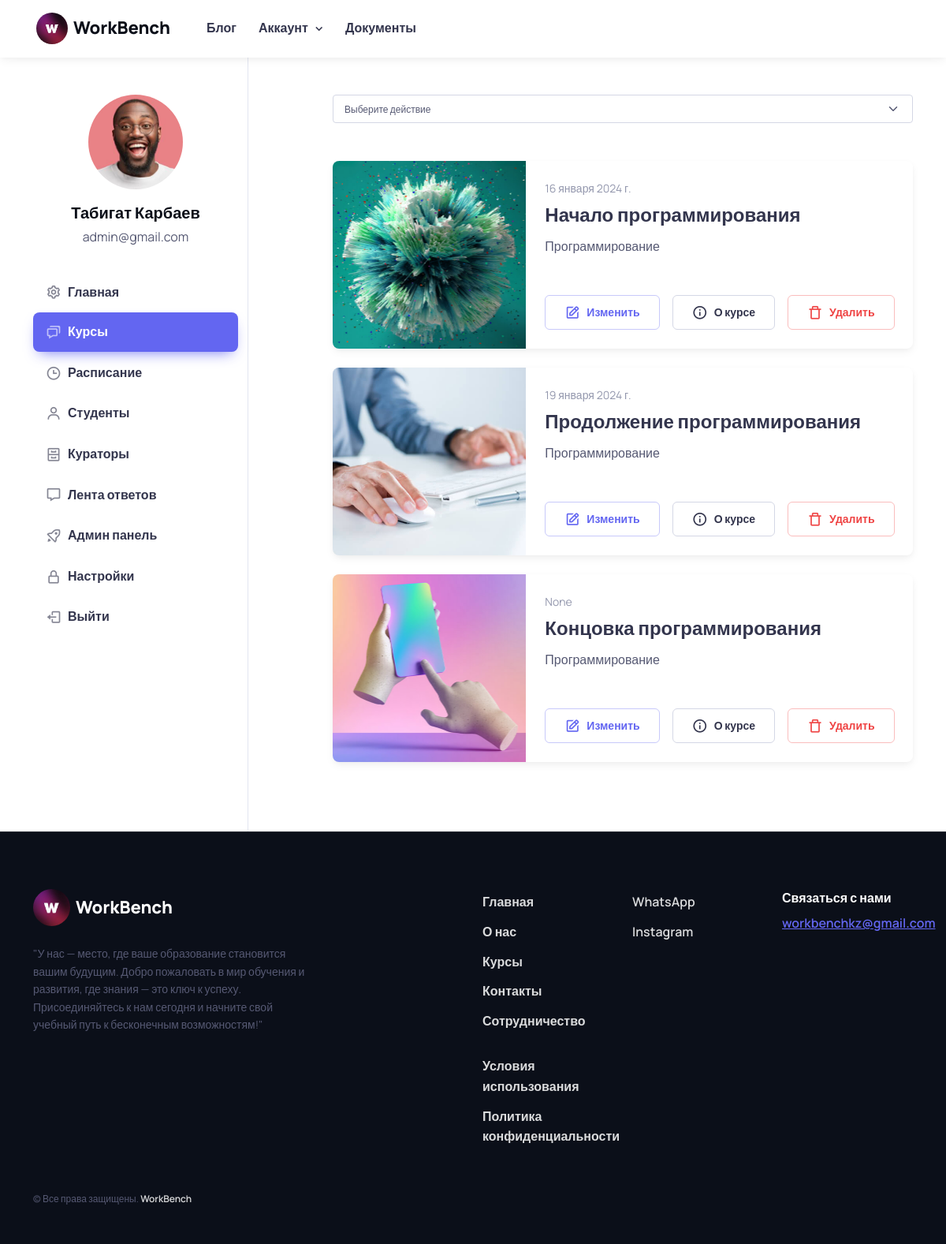
The page /users/student/courses/ (signed in) on the database its author committed.
### users/models.py (models this page shows, shortened)
class User(AbstractUser):
    ROLE_CHOICES = (
        ('student', 'Студент'),
        ('curator', 'Куратор'),
        ('admin', 'Администратор'),
    )
    COUNTRY_CHOICES = (
        ('kz', 'Казахстан'),
        ('ru', 'Россия'),
        ('ukr', 'Украина'),
        ('kg', 'Кыргызстан'),
        ('uz', 'Узбекистан'),
    )
    CITY_CHOICES = (
        ('tse', 'Астана'),
        ('ala', 'Алматы'),
        ('msq', 'Москва'),
        ('kiev', 'Киев'),
        ('bishkek', 'Бишкек'),
        ('tashkent', 'Ташкент'),
    )
    image = models.ImageField(upload_to='users_images', null=True, blank=True)
    role = models.CharField(max_length=10, choices=ROLE_CHOICES, default='student')
    phone = models.CharField(max_length=25, blank=True)
    bio = models.TextField(blank=True, null=True, default='Всем привет! Я ученик компании WorkBench!')
    country = models.CharField(choices=COUNTRY_CHOICES, max_length=15, default='kz')
    city = models.CharField(choices=CITY_CHOICES, max_length=20, default='tse')
    address = models.CharField(blank=True, null=True, default='', max_length=255)
    stream = models.ForeignKey('Stream', on_delete=models.SET_NULL, null=True, blank=True)

### courses/models.py (models this page shows, shortened)
class Course(models.Model):
    title = models.CharField(max_length=255)  # Название курса
    description = models.TextField()  # Описание курса
    duration = models.PositiveIntegerField()  # Продолжительность курса
    image = models.ImageField(upload_to='course_images', null=True, blank=True)
    start_date = models.DateField(blank=True, null=True, auto_created=True)
    course_type = models.ForeignKey(CourseType, on_delete=models.CASCADE, related_name='courses') # Связь с моделью "Course Type"
    curators = models.ManyToManyField(get_user_model())   # Связь с моделью "Curator"
    students = models.ManyToManyField(User, related_name='courses', blank=True)
    class Meta:
        verbose_name = 'Курс'
        verbose_name_plural = 'Курсы'

class CourseType(models.Model):
    title = models.CharField(max_length=155, null=True, blank=True)
    description = models.CharField(max_length=155, null=True, blank=True)
    time = models.PositiveIntegerField(default=90, null=True, blank=True)
    photo = models.ImageField(upload_to='course_type_images', null=True, blank=True)
    def __str__(self):
        return self.title
    class Meta:
        verbose_name = 'Тип курса'
        verbose_name_plural = 'Типы курсов'

### courses/views.py (the view)
# urls.py: path('', Courses.as_view(), name='courses'),
class Courses(View):
    def get(self, request):
        if request.user.groups.filter(name='Администраторы').exists():
            template_name = 'admin/starter-kit/courses.html'
            courses = Course.objects.all()
        elif request.user.groups.filter(name='Кураторы').exists():
            template_name = 'curator/starter-kit/courses.html'
            courses = Course.objects.all()
        else:
            template_name = 'student/starter-kit/courses.html'
            courses = Course.objects.filter(students=request.user)
        all_comments = Comment.objects.filter(Q(user=request.user) | Q(curator=request.user))
        student_comments = all_comments.filter(is_student_comment=True)
        curator_comments = all_comments.filter(is_student_comment=False)
        current_time = localtime(now())
        return render(request, template_name, {
            'courses': courses,
            'current_time': current_time,
            'student_comments': student_comments,
            'curator_comments': curator_comments
        })

### templates/admin/starter-kit/courses.html (shortened to what this page needs)
{% extends 'admin/starter-kit/base.html' %}
{% load static %}
          {% block content %}
              <div class="col-md-8 offset-lg-1 pb-5 mb-lg-2 pt-md-5 mt-n3 mt-md-0">
                <div class="mb-4 mt-4">
                <select id="action-select" class="custom-select form-select form-select-sm">
                  <option value="" selected>Выберите действие</option>
                </select>
              </div>
                <div class="ps-md-3 ps-lg-0 mt-md-2 pt-md-4 pb-md-2">
                  {% for c in courses %}
                  <div class="card border-0 shadow-sm overflow-hidden mb-4">
                    <div class="row g-0">
                      {% if c.image %}
                      <a href="{% url 'users:admin:courses:modules' c.pk %}" class="col-sm-4 bg-repeat-0 bg-position-center bg-size-cover" style="background-image: url({{ c.image.url }}); min-height: 13rem;" aria-label="Cover image"></a>
                      {% else %}
                      <a href="{% url 'users:admin:courses:modules' c.pk %}" class="col-sm-4 bg-repeat-0 bg-position-center bg-size-cover" style="background-image: url({% static 'student/images/collection01.jpg' %}); min-height: 13rem;" aria-label="Cover image"></a>
                      {% endif %}
                      <div class="col-sm-8">
                        <div class="card-body">
                          <div class="fs-sm text-muted mb-1">{{ c.start_date }}</div>
                          <h2 class="h4 pb-1 mb-2">
                            <a href="{% url 'users:admin:courses:modules' c.pk %}">{{ c.title }}</a>
                          </h2>
                          <p class="mb-4 mb-lg-5">{{ c.course_type }}</p>
                          <div class="d-flex">
                            <button type="button" class="btn btn-outline-primary px-3 px-lg-4 me-3">
                              <i class="bx bx-edit fs-xl me-xl-2"></i>
                              <span class="d-none d-xl-inline">Изменить</span>
                            </button>
                            <button type="button" class="btn btn-outline-secondary px-3 px-lg-4 me-3">
                              <i class="bx bx-info-circle fs-xl me-xl-2"></i>
                              <span class="d-none d-xl-inline">О курсе</span>
                            </button>
                            <button type="button" class="btn btn-outline-danger px-3 px-lg-4">
                              <i class="bx bx-trash-alt fs-xl me-xl-2"></i>
                              <span class="d-none d-xl-inline">Удалить</span>
                            </button>
                          </div>
                        </div>
                      </div>
                    </div>
                  </div>
                  {% endfor %}
                </div>
            </div>
          {% endblock %}

### templates/admin/starter-kit/base.html (shortened to what this page needs)
<!DOCTYPE html>
{% load static %}
{% load humanize %}
<html lang="en" data-bs-theme="light">
<head>
    <link rel="stylesheet" media="screen" href="{% static 'student/css/boxicons.min.css' %}">
    <link rel="stylesheet" media="screen" href="{% static 'student/css/swiper-bundle.min.css' %}">
    <link rel="stylesheet" media="screen" href="{% static 'student/css/theme.min.css' %}">
  </head>
  <body>
    <main class="page-wrapper">
      <header class="header navbar navbar-expand-lg bg-light border-bottom border-light shadow-sm fixed-top">
        <div class="container px-3">
          <a href="{% url 'website:home' %}" class="navbar-brand pe-3">
            <img src="{% static 'website/img/logo.jpg' %}" width="40" style="border-radius: 50px;" alt="WorkBench">
            WorkBench
          </a>
          <div id="navbarNav" class="offcanvas offcanvas-end">
            <div class="offcanvas-body">
              <ul class="navbar-nav me-auto mb-2 mb-lg-0">
                  <li class="nav-item">
                  <a href="{% url 'users:blog:blog' %}" class="nav-link">Блог</a>
                </li>
                <li class="nav-item dropdown">
                  <a href="#" class="nav-link dropdown-toggle" data-bs-toggle="dropdown" aria-current="page">Аккаунт</a>
                </li>
                <li class="nav-item">
                  <a href="docs/getting-started.html" class="nav-link">Документы</a>
                </li>
              </ul>
            </div>
          </div>
          <div class="form-check form-switch mode-switch pe-lg-1 ms-auto me-4" data-bs-toggle="mode">
          </div>
        </div>
      </header>
      <section class="container pt-5">
        <div class="row">
          <aside class="col-lg-3 col-md-4 border-end pb-5 mt-n5">
            <div class="position-sticky top-0">
              <div class="text-center pt-5">
                <div class="d-table position-relative mx-auto mt-2 mt-lg-4 pt-5 mb-3">
                  {% if user.image %}
                  <img src="{{ user.image.url }}" class="d-block rounded-circle" width="120" alt="{{ user.first_name }} {{ user.last_name }}">
                  {% else %}
                  <img src="{% static 'student/images/18.jpg' %}" class="d-block rounded-circle" width="120" alt="{{ user.first_name }} {{ user.last_name }}">
                  {% endif %}
                </div>
                <h2 class="h5 mb-1">{{ user.first_name }} {{ user.last_name }}</h2>
                <p class="mb-3 pb-3">{{ user.email }}</p>
                <div id="account-menu" class="list-group list-group-flush collapse d-md-block">
                {% with request.resolver_match.url_name as current_url_name %}
                  <a href="{% url 'users:admin:dashboard' %}" class="list-group-item list-group-item-action d-flex align-items-center {% if current_url_name == 'dashboard' %}active{% endif %}">
                    <i class="bx bx-cog fs-xl opacity-60 me-2"></i>
                    Главная
                  </a>
                  <a href="{% url 'users:admin:courses:courses' %}" class="list-group-item list-group-item-action d-flex align-items-center {% if current_url_name == 'courses' %}active{% endif %}">
                    <i class="bx bx-chat fs-xl opacity-60 me-2"></i>
                    Курсы
                  </a>
                  <a href="{% url 'users:admin:schedule:student_schedule' %}" class="list-group-item list-group-item-action d-flex align-items-center {% if current_url_name == 'student-schedule' %}active{% endif %}">
                    <i class="bx bx-time fs-xl opacity-60 me-2"></i>
                    Расписание
                  </a>
                  <a href="{% url 'users:admin:students_admin_check' %}" class="list-group-item list-group-item-action d-flex align-items-center {% if current_url_name == 'students' %}active{% endif %}">
                    <i class="bx bx-user fs-xl opacity-60 me-2"></i>
                    Студенты
                  </a>
                  <a href="{% url 'users:admin:curators_admin_check' %}" class="list-group-item list-group-item-action d-flex align-items-center {% if current_url_name == 'curators' %}active{% endif %}">
                    <i class="bx bx-cabinet fs-xl opacity-60 me-2"></i>
                    Кураторы
                  </a>
                  <a href="{% url 'users:admin:courses:answers_view' %}" class="list-group-item list-group-item-action d-flex align-items-center {% if current_url_name == 'student-schedule' %}active{% endif %}">
                    <i class="bx bx-message fs-xl opacity-60 me-2"></i>
                    Лента ответов
                  </a>
                  <a href="{% url 'admin:index' %}" class="list-group-item list-group-item-action d-flex align-items-center {% if current_url_name == 'student-schedule' %}active{% endif %}">
                    <i class="bx bx-rocket fs-xl opacity-60 me-2"></i>
                    Админ панель
                  </a>
                  <a href="{% url 'users:administrator:profile' %}" class="list-group-item list-group-item-action d-flex align-items-center {% if current_url_name == 'profile' %}active{% endif %}">
                    <i class="bx bx-lock-alt fs-xl opacity-60 me-2"></i>
                    Настройки
                  </a>
                  <a href="{% url 'users:admin:logout' %}" class="list-group-item list-group-item-action d-flex align-items-center">
                    <i class="bx bx-log-out fs-xl opacity-60 me-2"></i>
                    Выйти
                  </a>
                {% endwith %}
                </div>
              </div>
            </div>
          </aside>
          {% block content %}
          {% endblock %}
        </div>
      </section>
    </main>
    <footer class="footer bg-dark border-top border-light pt-5 pb-4 pb-lg-5" data-bs-theme="dark">
      <div class="container pt-lg-4">
        <div class="row pb-5">
          <div class="col-lg-4 col-md-6">
            <div class="navbar-brand text-dark p-0 me-0 mb-3 mb-lg-4">
              <img style="border-radius: 50px;" src="{% static 'website/img/logo.jpg' %}" width="47px" alt="WorkBench">
              WorkBench
            </div>
            <p class="fs-sm pb-lg-3 mb-4">"У нас — место, где ваше образование становится вашим будущим. Добро пожаловать в мир обучения и развития, где знания — это ключ к успеху. Присоединяйтесь к нам сегодня и начните свой учебный путь к бесконечным возможностям!"</p>
          </div>
          <div class="col-xl-6 col-lg-7 col-md-5 offset-xl-2 offset-md-1 pt-4 pt-md-1 pt-lg-0">
            <div id="footer-links" class="row">
              <div class="col-lg-4">
                <div id="useful-links" class="collapse d-lg-block" data-bs-parent="#footer-links">
                  <ul class="nav flex-column pb-lg-1 mb-lg-3">
                    <li class="nav-item"><a href="{% url 'website:home'%}#" class="nav-link d-inline-block px-0 pt-1 pb-2">Главная</a></li>
                    <li class="nav-item"><a href="{% url 'website:about'%}#" class="nav-link d-inline-block px-0 pt-1 pb-2">О нас</a></li>
                    <li class="nav-item"><a href="{% url 'website:courses'%}#" class="nav-link d-inline-block px-0 pt-1 pb-2">Курсы</a></li>
                    <li class="nav-item"><a href="{% url 'website:contacts'%}#" class="nav-link d-inline-block px-0 pt-1 pb-2">Контакты</a></li>
                    <li class="nav-item"><a href="{% url 'website:collaboration'%}#" class="nav-link d-inline-block px-0 pt-1 pb-2">Сотрудничество</a></li>
                  </ul>
                  <ul class="nav flex-column mb-2 mb-lg-0">
                    <li class="nav-item"><a href="{% url 'website:terms'%}#" class="nav-link d-inline-block px-0 pt-1 pb-2">Условия использования</a></li>
                    <li class="nav-item"><a href="{% url 'website:privacy'%}#" class="nav-link d-inline-block px-0 pt-1 pb-2">Политика конфиденциальности</a></li>
                  </ul>
                </div>
              </div>
              <div class="col-xl-4 col-lg-3">
                <div id="social-links" class="collapse d-lg-block" data-bs-parent="#footer-links">
                  <ul class="nav flex-column mb-2 mb-lg-0">
                    <a href="https://wa.me/87077772817" class="nav-link d-inline-block px-0 pt-1 pb-2">WhatsApp</a>
                    <li class="nav-item"><a href="https://www.instagram.com/workbench.kz/" class="nav-link d-inline-block px-0 pt-1 pb-2">Instagram</a></li>
                  </ul>
                </div>
              </div>
              <div class="col-xl-4 col-lg-5 pt-2 pt-lg-0">
                <h6 class="mb-2">Связаться с нами</h6>
                <a href="mailto:workbenchkz@gmail.com" class="fw-medium">workbenchkz@gmail.com</a>
              </div>
            </div>
          </div>
        </div>
        <p class="nav d-block fs-xs text-center text-md-start pb-2 pb-lg-0 mb-0">
          &copy; Все права защищены.
          <a class="nav-link d-inline-block p-0" href="{% url 'website:home' %}" target="_blank" rel="noopener">WorkBench</a>
        </p>
      </div>
    </footer>
</body>
</html>

### rows shown on the page
User: image (picture), first_name "Табигат", last_name "Карбаев", email "admin@gmail.com"
Course: image (picture), start_date "16 января 2024 г.", title "Начало программирования", course_type "Программирование"
Course: image (picture), start_date "19 января 2024 г.", title "Продолжение программирования", course_type "Программирование"
Course: image (picture), start_date "None", title "Концовка программирования", course_type "Программирование"
